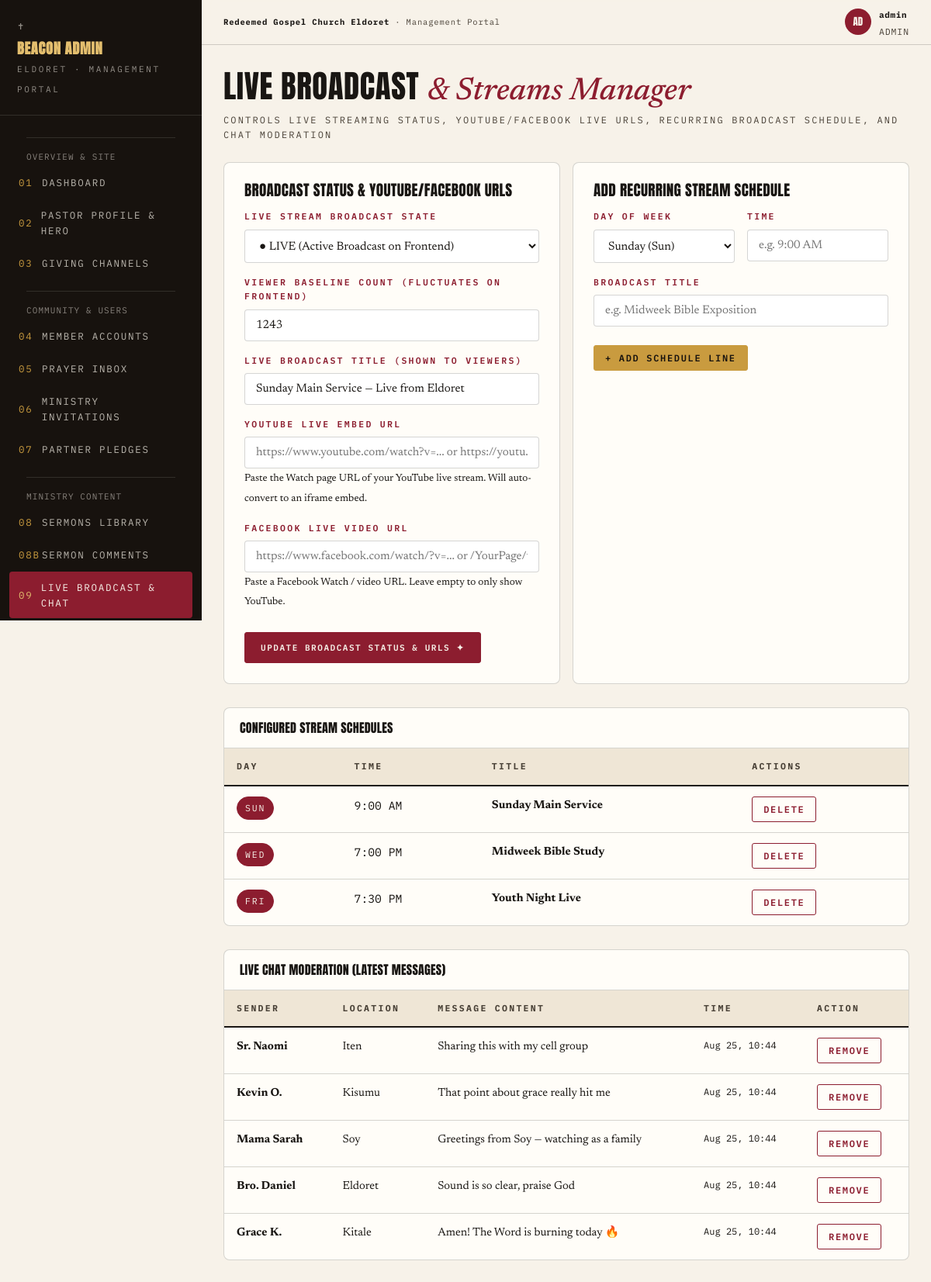
/admin/live.php (signed in), run on the app's committed database.
### tables this page shows
CREATE TABLE IF NOT EXISTS `live_schedule` (
    `id` INT AUTO_INCREMENT PRIMARY KEY,
    `day_code` VARCHAR(10) NOT NULL,
    `stream_time` VARCHAR(50) NOT NULL,
    `title` VARCHAR(255) NOT NULL,
    `is_active` TINYINT(1) NOT NULL DEFAULT 1,
    `sort_order` INT NOT NULL DEFAULT 0
);

CREATE TABLE IF NOT EXISTS `live_chat_messages` (
    `id` INT AUTO_INCREMENT PRIMARY KEY,
    `user_id` INT DEFAULT NULL,
    `sender_name` VARCHAR(100) NOT NULL,
    `location` VARCHAR(100) DEFAULT '',
    `message` VARCHAR(255) NOT NULL,
    `is_admin` TINYINT(1) NOT NULL DEFAULT 0,
    `created_at` DATETIME DEFAULT CURRENT_TIMESTAMP,
    FOREIGN KEY (`user_id`) REFERENCES `users`(`id`) ON DELETE SET NULL
);

### config/functions.php (called while the page is built, shortened)
<?php
function esc($string) {
    return htmlspecialchars((string)($string ?? ''), ENT_QUOTES, 'UTF-8');
}
function db_fetch_all($sql, $types = "", $params = []) {
    global $db;
    $stmt = mysqli_stmt_init($db);
    if (!mysqli_stmt_prepare($stmt, $sql)) {
        error_log("DB Fetch All Prepare Failed: " . mysqli_error($db) . " Query: " . $sql);
        return [];
    }
    mysqli_stmt_execute($stmt);
    $result = mysqli_stmt_get_result($stmt);
    $rows = [];
    if ($result) {
        while ($row = mysqli_fetch_assoc($result)) {
            $rows[] = $row;
        }
    }
    return $rows;
}
function get_all_settings() {
    static $settings = null;
    if ($settings === null) {
        $rows = db_fetch_all("SELECT setting_key, setting_value FROM site_settings");
        $settings = [];
        foreach ($rows as $r) {
            $settings[$r['setting_key']] = $r['setting_value'];
        }
    }
    return $settings;
}
function get_setting($key, $default = '') {
    $settings = get_all_settings();
    return $settings[$key] ?? $default;
}

### admin/live.php (the view, shortened to what this page needs)
<?php
require_once __DIR__ . '/includes/admin_header.php';
$isLive = (bool)get_setting('stream_is_live', '1');
$streamViewers = (int)get_setting('stream_viewers', '1243');
$streamYoutube = (string)get_setting('stream_youtube_url', '');
$streamFacebook = (string)get_setting('stream_facebook_url', '');
$liveTitle = (string)get_setting('live_title', 'Sunday Main Service — Live from Eldoret');
$schedules = db_fetch_all("SELECT * FROM live_schedule ORDER BY sort_order ASC, id ASC");
$chatMessages = db_fetch_all("SELECT * FROM live_chat_messages ORDER BY id DESC LIMIT 20");
?>
<div class="phead">
  <div>
    <h2>Live Broadcast <span class="ser">&amp; Streams Manager</span></h2>
    <p>Controls live streaming status, YouTube/Facebook live URLs, recurring broadcast schedule, and chat moderation</p>
  </div>
</div>
<div class="cards4" style="grid-template-columns: 1fr 1fr; margin-bottom: 30px;">
  <div class="tblwrap" style="padding:26px;">
    <h4 style="font-size:1.2rem;margin-bottom:16px;">Broadcast Status &amp; YouTube/Facebook URLs</h4>
    <form method="post">
      <div class="field">
        <label>Live Stream Broadcast State</label>
        <select name="stream_is_live">
          <option value="1" <?= $isLive ? 'selected' : '' ?>>● LIVE (Active Broadcast on Frontend)</option>
        </select>
      </div>
      <div class="field">
        <label>Viewer Baseline Count (Fluctuates on frontend)</label>
        <input type="number" name="stream_viewers" value="<?= $streamViewers ?>" required>
      </div>
      <div class="field">
        <label>Live Broadcast Title (Shown to viewers)</label>
        <input type="text" name="live_title" value="<?=esc($liveTitle)?>" placeholder="Sunday Main Service — Live from Eldoret">
      </div>
      <div class="field">
        <label>YouTube Live Embed URL</label>
        <input type="text" name="stream_youtube_url" value="<?=esc($streamYoutube)?>" placeholder="https://www.youtube.com/watch?v=... or https://youtu.be/...">
        <small>Paste the Watch page URL of your YouTube live stream. Will auto-convert to an iframe embed.</small>
      </div>
      <div class="field">
        <label>Facebook Live Video URL</label>
        <input type="text" name="stream_facebook_url" value="<?=esc($streamFacebook)?>" placeholder="https://www.facebook.com/watch/?v=... or /YourPage/videos/...">
        <small>Paste a Facebook Watch / video URL. Leave empty to only show YouTube.</small>
      </div>
      <button type="submit" class="btn" style="margin-top:10px;">Update Broadcast Status &amp; URLs ✦</button>
    </form>
  </div>
  <div class="tblwrap" style="padding:26px;">
    <h4 style="font-size:1.2rem;margin-bottom:16px;">Add Recurring Stream Schedule</h4>
    <form method="post">
      <div class="mrow2">
        <div class="field">
          <label>Day of Week</label>
          <select name="day_code">
            <option value="Sun">Sunday (Sun)</option>
          </select>
        </div>
        <div class="field">
          <label>Time</label>
          <input type="text" name="stream_time" placeholder="e.g. 9:00 AM" required>
        </div>
      </div>
      <div class="field">
        <label>Broadcast Title</label>
        <input type="text" name="title" placeholder="e.g. Midweek Bible Exposition" required>
      </div>
      <button type="submit" class="btn sm gold" style="margin-top:8px;">+ Add Schedule Line</button>
    </form>
  </div>
</div>
<div class="tblwrap" style="margin-bottom:30px;">
  <div style="padding:18px 20px;border-bottom:1px solid var(--line);">
    <h4>Configured Stream Schedules</h4>
  </div>
  <table>
    <thead>
      <tr>
        <th>Day</th>
        <th>Time</th>
        <th>Title</th>
        <th>Actions</th>
      </tr>
    </thead>
    <tbody>
      <?php foreach ($schedules as $sch): ?>
        <tr>
          <td><span class="chip wine"><?= esc($sch['day_code']) ?></span></td>
          <td class="mono"><?= esc($sch['stream_time']) ?></td>
          <td><b><?= esc($sch['title']) ?></b></td>
          <td>
            <form method="post" style="display:inline;" onsubmit="return confirm('Remove this schedule item?');">
              <button type="submit" class="btn sm danger">Delete</button>
            </form>
          </td>
        </tr>
      <?php endforeach; ?>
    </tbody>
  </table>
</div>
<div class="tblwrap">
  <div style="padding:18px 20px;border-bottom:1px solid var(--line);">
    <h4>Live Chat Moderation (Latest Messages)</h4>
  </div>
  <table>
    <thead>
      <tr>
        <th>Sender</th>
        <th>Location</th>
        <th>Message Content</th>
        <th>Time</th>
        <th>Action</th>
      </tr>
    </thead>
    <tbody>
      <?php if (empty($chatMessages)): ?>
        <tr><td colspan="5" style="text-align:center;padding:20px;">No chat messages.</td></tr>
      <?php else: ?>
        <?php foreach ($chatMessages as $msg): ?>
          <tr>
            <td><b><?= esc($msg['sender_name']) ?></b></td>
            <td><?= esc($msg['location']) ?></td>
            <td><?= esc($msg['message']) ?></td>
            <td class="mono" style="font-size:12px;"><?= date('M d, H:i', strtotime($msg['created_at'])) ?></td>
            <td>
              <form method="post" style="display:inline;" onsubmit="return confirm('Delete this message?');">
                <button type="submit" class="btn sm danger">Remove</button>
              </form>
            </td>
          </tr>
        <?php endforeach; ?>
      <?php endif; ?>
    </tbody>
  </table>
</div>
<?php require_once __DIR__ . '/includes/admin_footer.php'; ?>

### assets/css/admin.css (style rules this page uses)
:root { --paper: #F7F2E9; --paper2: #EFE6D6; --card: #FFFDF8; --ink: #191613; --ink2: #4A4238; --warmdark: #17120E; --wine: #8C1D2F; --pine: #274D3D; --gold: #C99B3F; --gold2: #E3BE6E; --line: rgba(25, 22, 19, 0.18); --disp: "Anton", sans-serif; --ser: "Newsreader", serif; --mono: "IBM Plex Mono", monospace; }
* { margin: 0; padding: 0; box-sizing: border-box; }
body { background: var(--paper); color: var(--ink); font-family: var(--ser); font-size: 16px; line-height: 1.6; }
button { font-family: var(--mono); cursor: pointer; }
h1, h2, h3, h4 { font-family: var(--disp); font-weight: 400; text-transform: uppercase; line-height: 0.95; letter-spacing: 0.015em; }
.ser { font-family: var(--ser); font-style: italic; text-transform: none; font-weight: 500; letter-spacing: 0; }
.mono { font-family: var(--mono); }
.btn { display: inline-flex; align-items: center; gap: 8px; background: var(--wine); color: var(--paper); border: 1px solid var(--wine); font-size: 11px; letter-spacing: 0.14em; text-transform: uppercase; font-weight: 600; padding: 12px 20px; border-radius: 3px; transition: 0.25s; cursor: pointer; }
.btn.gold { background: var(--gold); border-color: var(--gold); color: var(--warmdark); }
.btn.sm { padding: 8px 14px; font-size: 12px; }
.btn.danger { background: transparent; border-color: var(--wine); color: var(--wine); }
.chip { display: inline-block; font-family: var(--mono); font-size: 11.5px; letter-spacing: 0.16em; text-transform: uppercase; padding: 5px 10px; border-radius: 99px; border: 1px solid var(--line); color: var(--ink2); }
.chip.wine { background: var(--wine); border-color: var(--wine); color: var(--paper); }
.field { margin-bottom: 16px; }
.field label { display: block; font-family: var(--mono); font-size: 11.5px; letter-spacing: 0.2em; text-transform: uppercase; color: var(--wine); margin-bottom: 7px; font-weight: 600; }
.field input, .field select, .field textarea { width: 100%; background: #fff; border: 1px solid var(--line); border-radius: 4px; padding: 12px 14px; font-family: var(--ser); font-size: 0.95rem; color: var(--ink); }
.phead { display: flex; align-items: flex-end; justify-content: space-between; gap: 16px; flex-wrap: wrap; margin-bottom: 26px; }
.phead h2 { font-size: clamp(1.8rem, 3.4vw, 2.6rem); }
.phead h2 .ser { color: var(--wine); }
.phead p { font-family: var(--mono); font-size: 12px; letter-spacing: 0.18em; text-transform: uppercase; color: var(--ink2); margin-top: 6px; }
.cards4 { display: grid; grid-template-columns: repeat(4, 1fr); gap: 16px; margin-bottom: 26px; }
.tblwrap { background: var(--card); border: 1px solid var(--line); border-radius: 8px; overflow-x: auto; }
table { width: 100%; border-collapse: collapse; font-size: 0.92rem; }
th { font-family: var(--mono); font-size: 11.5px; letter-spacing: 0.2em; text-transform: uppercase; color: var(--ink2); text-align: left; padding: 14px 16px; border-bottom: 2px solid var(--ink); background: var(--paper2); }
td { padding: 13px 16px; border-bottom: 1px solid var(--line); vertical-align: top; }
tr:last-child td { border-bottom: none; }
.mrow2 { display: grid; grid-template-columns: 1fr 1fr; gap: 16px; }

### data on the page
live_schedule: day_code "SUN", stream_time "9:00 AM", title "Sunday Main Service"
live_schedule: day_code "WED", stream_time "7:00 PM", title "Midweek Bible Study"
live_schedule: day_code "FRI", stream_time "7:30 PM", title "Youth Night Live"
live_chat_messages: sender_name "Sr. Naomi", location "Iten", message "Sharing this with my cell group", created_at "Aug 25, 10:44"
live_chat_messages: sender_name "Kevin O.", location "Kisumu", message "That point about grace really hit me", created_at "Aug 25, 10:44"
live_chat_messages: sender_name "Mama Sarah", location "Soy", message "Greetings from Soy — watching as a family", created_at "Aug 25, 10:44"
live_chat_messages: sender_name "Bro. Daniel", location "Eldoret", message "Sound is so clear, praise God", created_at "Aug 25, 10:44"
live_chat_messages: sender_name "Grace K.", location "Kitale", message "Amen! The Word is burning today 🔥", created_at "Aug 25, 10:44"

### other printed values
substr($adminUser['username'], 0, 2) "AD"
$adminUser['username'] "admin"
$adminUser['role'] "ADMIN"
